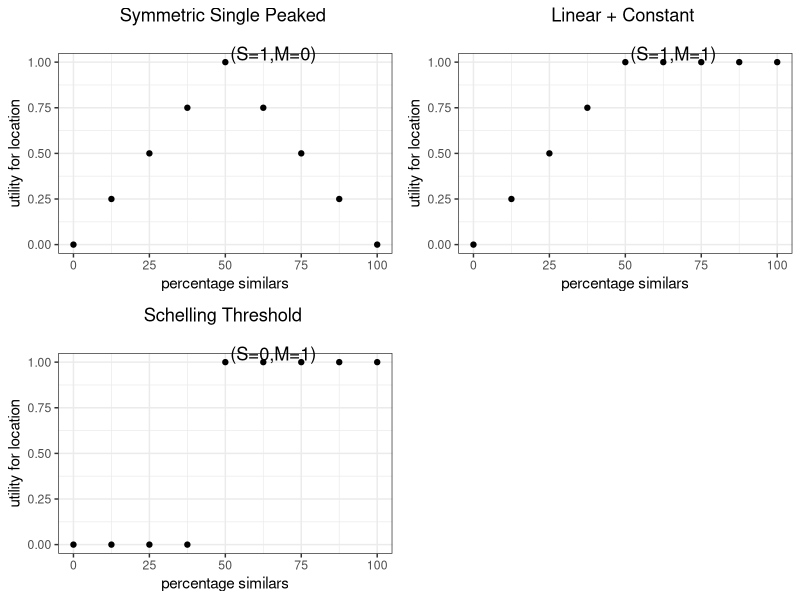
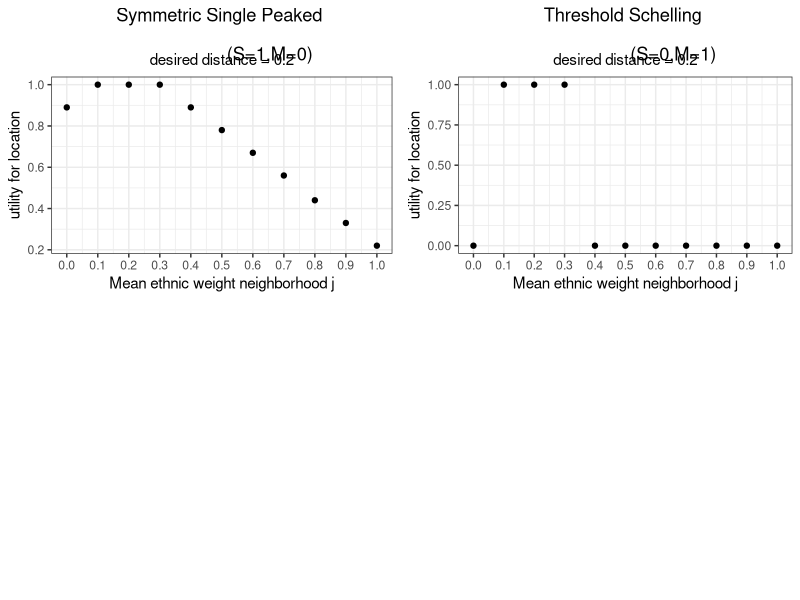
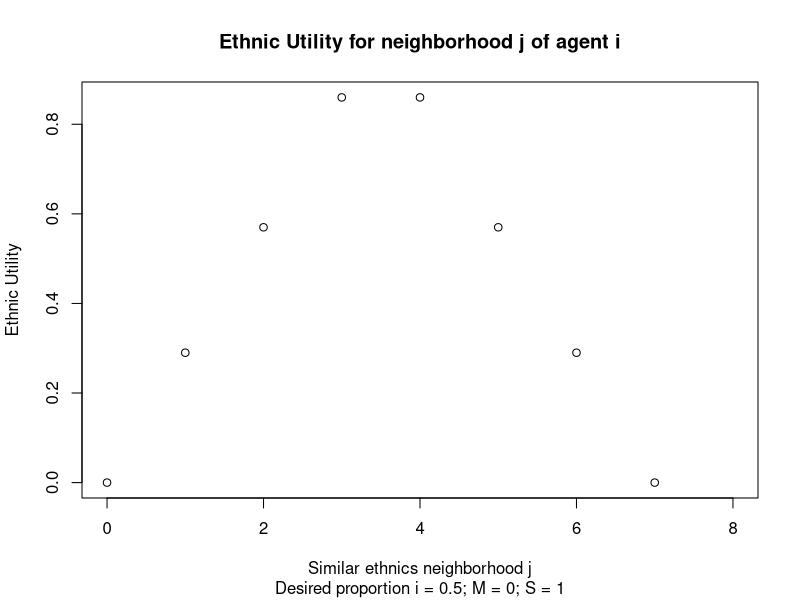
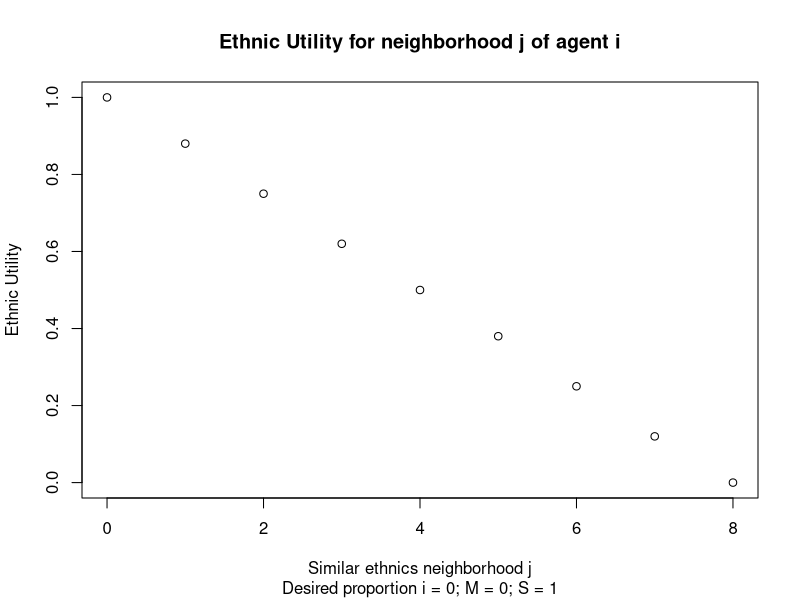
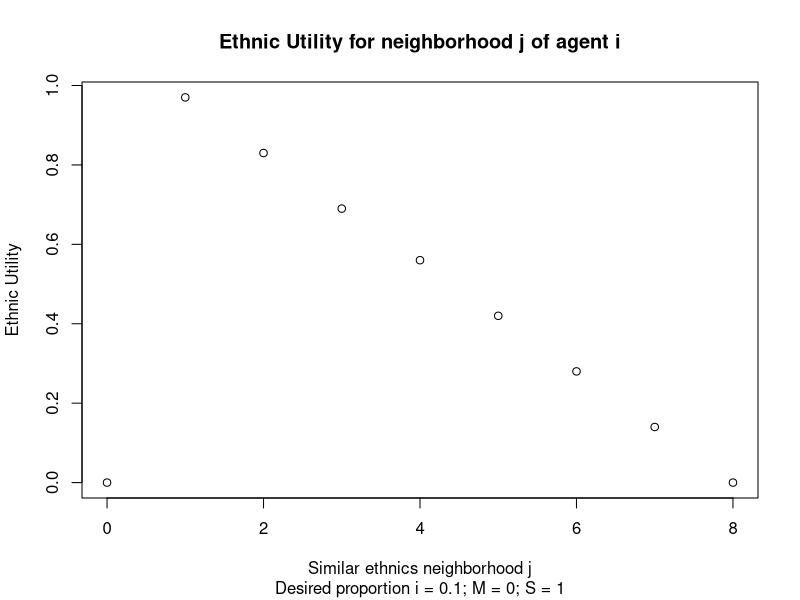
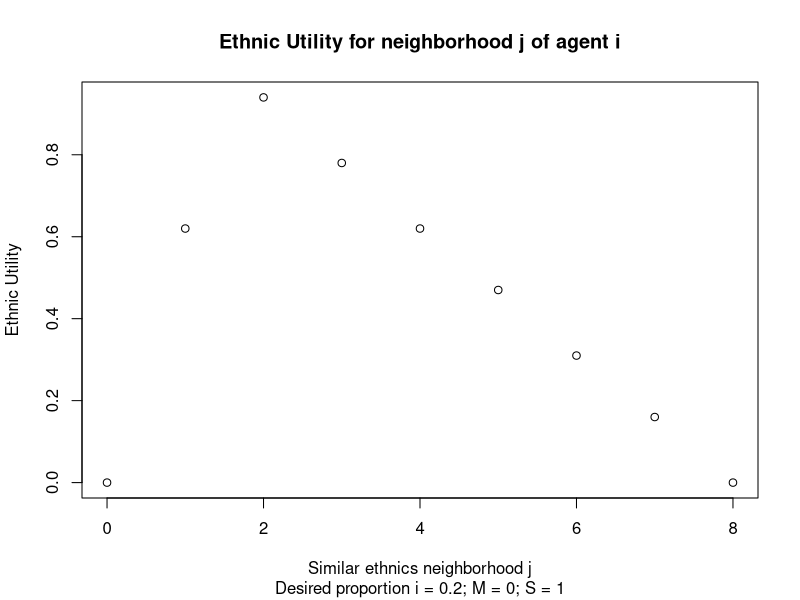
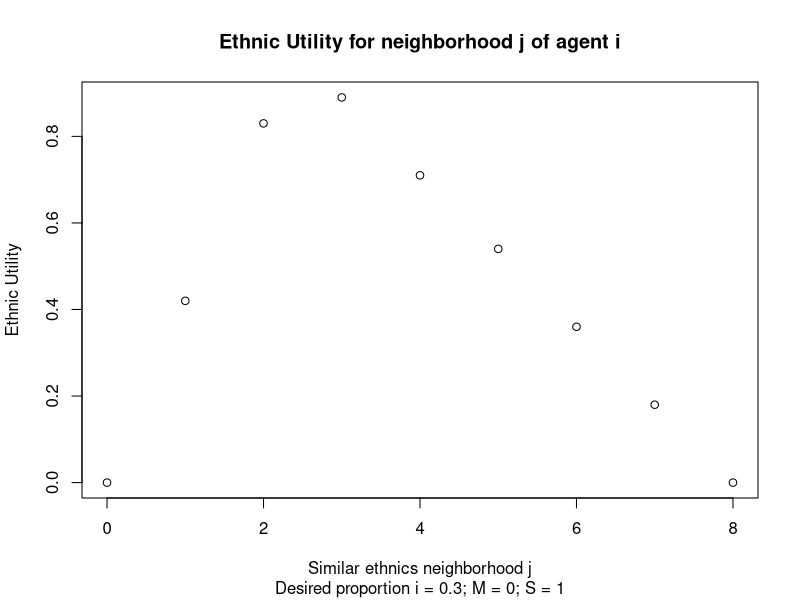
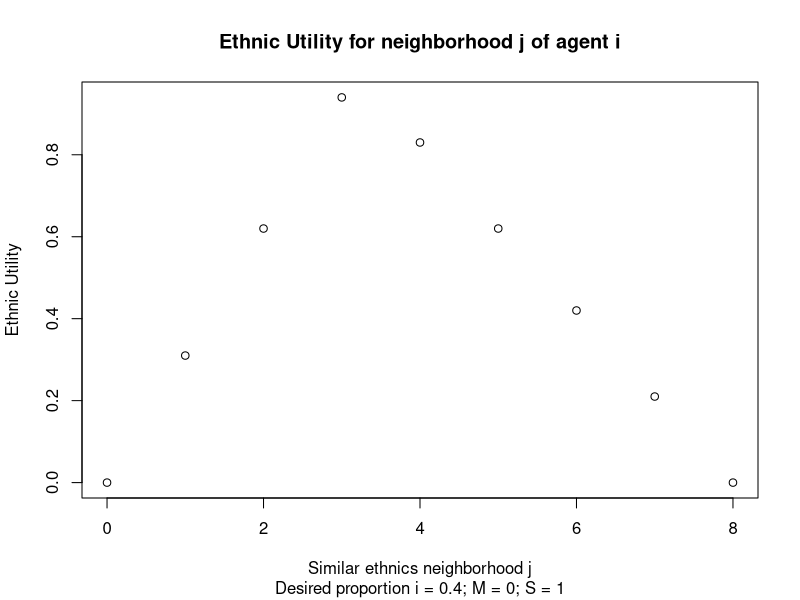

These charts were generated, in order, by the following R code:
## ---- chunk 1
knitr::opts_chunk$set(echo = TRUE, fig.lp="fig:")

library(Hmisc)
library(ggplot2)
library(gridExtra)
library(ggpubr)

# Here functions that are used.

# Calculation ethnic utility (for each option)
# i_e: ethnic threshold (ideal point)
# M: right-side decreasing slope
# x: number agents in neighborhood with same color
# n: total number agents in neighborhood
# S: left-side increasing slope
# Note: if (x > n){U <- NA} to show the case number of agents in neighborhood different from 8, so that utility is calculated based on this, although x-axis in graph has 8 points  (excluded from calculation)

f_eth <- function(i_e,M,x,n,S){
  if (x > n){
    U <- NA}else{
  if (x < round(n*i_e,digits = 2)){
   U <- (x / round((n*i_e),digits = 2)) * S
    }else if (x > round((n*i_e),digits = 2)){
      U <- M + ((1- (x/n))*(1-M))/(1-i_e)   
    }else{
        U <- 1}
  round(U,digits = 2)
    }
}

# Calculation value utility (for each option)

f_val <- function(e_w,ew_ng,M,i_v,S){
  if (round(abs(e_w-ew_ng), digits=2) <= i_v) {
    U <- 1
    }else{
      U <- (M + ((1-(round(abs(e_w-ew_ng), digits=2)))*(1-M))/(1-i_v)) * S
    }
  round(U,digits = 2)
}

# Probability (random utility with logistic regression) to relocate

prob <- function(d_u_e,d_u_v,e_w,par_v){round(1 / (1 + exp(-(e_w*10)*(d_u_e) + (-(v_w*10)*(d_u_v)))),digits= 2)}

# install.packages("tinytex", repos = "https://cloud.r-project.org" ) if debug needed?

## ---- chunk 2

# f2 <- function(p,M,x,n,S)

i_e = 0.5
M = 0
S = 1
n = 8

f0s <- f_eth(i_e,M,0,n,S)
f1s <- f_eth(i_e,M,1,n,S)
f2s <- f_eth(i_e,M,2,n,S)
f3s <- f_eth(i_e,M,3,n,S)
f4s <- f_eth(i_e,M,4,n,S)
f5s <- f_eth(i_e,M,5,n,S)
f6s <- f_eth(i_e,M,6,n,S)
f7s <- f_eth(i_e,M,7,n,S)
f8s <- f_eth(i_e,M,8,n,S)

i_e = 0.5
M = 1
S = 1
n = 8

f0c <- f_eth(i_e,M,0,n,S)
f1c <- f_eth(i_e,M,1,n,S)
f2c <- f_eth(i_e,M,2,n,S)
f3c <- f_eth(i_e,M,3,n,S)
f4c <- f_eth(i_e,M,4,n,S)
f5c <- f_eth(i_e,M,5,n,S)
f6c <- f_eth(i_e,M,6,n,S)
f7c <- f_eth(i_e,M,7,n,S)
f8c <- f_eth(i_e,M,8,n,S)


i_e = 0.5
M = 1
S = 0
n = 8

f0t <- f_eth(i_e,M,0,n,S)
f1t <- f_eth(i_e,M,1,n,S)
f2t <- f_eth(i_e,M,2,n,S)
f3t <- f_eth(i_e,M,3,n,S)
f4t <- f_eth(i_e,M,4,n,S)
f5t <- f_eth(i_e,M,5,n,S)
f6t <- f_eth(i_e,M,6,n,S)
f7t <- f_eth(i_e,M,7,n,S)
f8t <- f_eth(i_e,M,8,n,S)

Utility_S <- c(f0s,f1s,f2s,f3s,f4s,f5s,f6s,f7s,f8s)
Utility_C <- c(f0c,f1c,f2c,f3c,f4c,f5c,f6c,f7c,f8c)
Utility_T <- c(f0t,f1t,f2t,f3t,f4t,f5t,f6t,f7t,f8t)


# name_E <- paste0("Desired proportion i = ",i_e,"; M = ",M,"; S = ",S)
# plot(num_sim_col,Utility_T, xlab = "Similar ethnics neighborhood j", ylab = "Ethnic Utility",  main = "Ethnic Utility for neighborhood j of agent i",  sub = name_E)
# report_E <- paste0("M = ",M,"; S = ",S,"; Desired proportion i = ",i_e,"; Similar ethnics neighborhood j = ", seq(0, 8, by = 1), "; Utility ij = ", Utility_T)
# print(report_E)


# func_type <- c(rep("symmetric",9),rep("constant",9),rep("threshold",9))

x_graph <- rep(seq(0, 100, by = 12.5),3)
funct_symm <- c(rep("symmetric",9),rep("constant",9),rep("threshold",9))
utility_location <- c(Utility_S,Utility_C,Utility_T)

symmetric <- data.frame(x_graph[c(0:9)],utility_location[c(0:9)],funct_symm[c(0:9)])
constant <- data.frame(x_graph[c(10:18)],utility_location[c(10:18)],funct_symm[c(10:18)])
threshold <- data.frame(x_graph[c(19:27)],utility_location[c(19:27)],funct_symm[c(19:27)])

# symmetric
# constant
# threshold

symmetric_graph <- ggplot(symmetric,aes(x_graph[c(0:9)],utility_location[c(0:9)])) 
constant_graph <- ggplot(constant,aes(x_graph[c(10:18)],utility_location[c(10:18)])) 
threshold_graph <- ggplot(threshold,aes(x_graph[c(19:27)],utility_location[c(19:27)])) 

symmetric_plot <- symmetric_graph + geom_point() + theme_bw() + labs(x = "percentage similars",y = "utility for location") + ggtitle("Symmetric Single Peaked \n\r (S=1,M=0) ") + theme(plot.title = element_text(hjust = 0.5))
constant_plot <- constant_graph + geom_point() + theme_bw() + labs(x = "percentage similars",y = "utility for location") + ggtitle("Linear + Constant \n\r (S=1,M=1)") + theme(plot.title = element_text(hjust = 0.5))
threshold_plot <- threshold_graph + geom_point() + theme_bw() + labs(x = "percentage similars",y = "utility for location") + ggtitle("Schelling Threshold \n\r (S=0,M=1) ") + theme(plot.title = element_text(hjust = 0.5)) 

suppressWarnings(
grid.arrange(symmetric_plot, constant_plot,threshold_plot, ncol= 2,nrow = 2)
)



## ---- chunk 3

# f_val <- function(e_w,ew_ng,M,i_v,S)

e_w <- 0.2
e_w_ng <- seq(0.0,1.0, by = 0.1)
i_v <- 0.1
S <- 1
M <- 0

fvf0p  <- f_val(e_w,0,M,i_v,S)
fvf1p  <- f_val(e_w,0.1,M,i_v,S)
fvf2p   <- f_val(e_w,0.2,M,i_v,S)
fvf3p   <- f_val(e_w,0.3,M,i_v,S)
fvf4p   <- f_val(e_w,0.4,M,i_v,S)
fvf5p   <- f_val(e_w,0.5,M,i_v,S)
fvf6p   <- f_val(e_w,0.6,M,i_v,S)
fvf7p   <- f_val(e_w,0.7,M,i_v,S)
fvf8p   <- f_val(e_w,0.8,M,i_v,S)
fvf9p  <- f_val(e_w,0.9,M,i_v,S)
fvf10p  <- f_val(e_w,1.0,M,i_v,S)

e_w <- 0.2
e_w_ng <- seq(0.0,1.0, by = 0.1)
i_v <- 0.1
S <- 0
M <- 1


fvf0t <- f_val(e_w,0,M,i_v,S)
fvf1t  <- f_val(e_w,0.1,M,i_v,S)
fvf2t   <- f_val(e_w,0.2,M,i_v,S)
fvf3t   <- f_val(e_w,0.3,M,i_v,S)
fvf4t   <- f_val(e_w,0.4,M,i_v,S)
fvf5t   <- f_val(e_w,0.5,M,i_v,S)
fvf6t  <- f_val(e_w,0.6,M,i_v,S)
fvf7t   <- f_val(e_w,0.7,M,i_v,S)
fvf8t   <- f_val(e_w,0.8,M,i_v,S)
fvf9t  <- f_val(e_w,0.9,M,i_v,S)
fvf10t  <- f_val(e_w,1.0,M,i_v,S)


x_graph_val <- seq(0.0,1.0, by = 0.1) #rep(seq(0.0,1.0, by = 0.1),2)
uti_val_pf <- c(fvf0p,fvf1p,fvf2p,fvf3p,fvf4p,fvf5p,fvf6p,fvf7p,fvf8p,fvf9p,fvf10p)
uti_val_th <- c(fvf0t,fvf1t,fvf2t,fvf3t,fvf4t,fvf5t,fvf6t,fvf7t,fvf8t,fvf9t,fvf10t)

symm_val <- data.frame(x_graph_val,uti_val_pf)
threshold_val <- data.frame(x_graph_val,uti_val_th)

# funct_symm_v <- c(rep("symmetric",9),rep("threshold",9))
  
symm_val_graph <- ggplot(symm_val,aes(x_graph_val,uti_val_pf))
thres_val_graph <- ggplot(threshold_val,aes(x_graph_val,uti_val_th))

symm_val_plot <- symm_val_graph + geom_point() + theme_bw() + labs(x = "Mean ethnic weight neighborhood j",y = "utility for location") + ggtitle(label = "Symmetric Single Peaked \n\r (S=1,M=0) ",subtitle = "desired distance = 0.2") + theme(plot.title = element_text(hjust = 0.5), plot.subtitle = element_text(hjust = 0.5))  + scale_x_continuous(breaks = seq(0.0,1.0,by = 0.1))

thres_val_plot <- thres_val_graph + geom_point() + theme_bw() + labs(x = "Mean ethnic weight neighborhood j",y = "utility for location") + ggtitle(label = "Threshold Schelling \n\r (S=0,M=1) ",subtitle = "desired distance = 0.2") + theme(plot.title = element_text(hjust = 0.5), plot.subtitle = element_text(hjust = 0.5))  + scale_x_continuous(breaks = seq(0.0,1.0,by = 0.1))

# symm_val_plot
# thres_val_plot


suppressWarnings(
grid.arrange(symm_val_plot, thres_val_plot, ncol= 2,nrow = 2)
)


## ---- chunk 4


# f2 <- function(p,M,x,n,S)

i_e = 0.5
M = 0
S = 1
n = 7

f0m <- f_eth(i_e,M,0,n,S)
f1m <- f_eth(i_e,M,1,n,S)
f2m <- f_eth(i_e,M,2,n,S)
f3m <- f_eth(i_e,M,3,n,S)
f4m <- f_eth(i_e,M,4,n,S)
f5m <- f_eth(i_e,M,5,n,S)
f6m <- f_eth(i_e,M,6,n,S)
f7m <- f_eth(i_e,M,7,n,S)
f8m <- f_eth(i_e,M,8,n,S)

num_sim_col <- seq(0, 8, by = 1)
Utility_E <- c(f0m,f1m,f2m,f3m,f4m,f5m,f6m,f7m,f8m)
name_E <- paste0("Desired proportion i = ",i_e,"; M = ",M,"; S = ",S)

plot(num_sim_col,Utility_E, xlab = "Similar ethnics neighborhood j", ylab = "Ethnic Utility",  main = "Ethnic Utility for neighborhood j of agent i",  sub = name_E)

report_E <- paste0("M = ",M,"; S = ",S,"; Desired proportion i = ",i_e,"; Similar ethnics neighborhood j = ", seq(0, 8, by = 1), "; Utility ij = ", Utility_E)

print(report_E)

## ---- chunk 5


# f2 <- function(p,M,x,n,S)

#i_e = 0.5
M = 0
S = 1
n = 8

for (i_e in seq (0.0,1.0, by = 0.1)){
  
f0m <- f_eth(i_e,M,0,n,S)
f1m <- f_eth(i_e,M,1,n,S)
f2m <- f_eth(i_e,M,2,n,S)
f3m <- f_eth(i_e,M,3,n,S)
f4m <- f_eth(i_e,M,4,n,S)
f5m <- f_eth(i_e,M,5,n,S)
f6m <- f_eth(i_e,M,6,n,S)
f7m <- f_eth(i_e,M,7,n,S)
f8m <- f_eth(i_e,M,8,n,S)

num_sim_col <- seq(0, 8, by = 1)
Utility_E <- c(f0m,f1m,f2m,f3m,f4m,f5m,f6m,f7m,f8m)
name_E <- paste0("Desired proportion i = ",i_e,"; M = ",M,"; S = ",S)

plot(num_sim_col,Utility_E, xlab = "Similar ethnics neighborhood j", ylab = "Ethnic Utility",  main = "Ethnic Utility for neighborhood j of agent i",  sub = name_E)

report_E <- paste0("M = ",M,"; S = ",S,"; Desired proportion i = ",i_e,"; Similar ethnics neighborhood j = ", seq(0, 8, by = 1), "; Utility ij = ", Utility_E)

print(report_E)

}
## ---- chunk 6

i_v <- 0.2
S  <- 0
M <- 1

for (e_w in seq (0.0,1.0, by = 0.1)){

fv0d2 <- f_val(e_w,0,M,i_v,S)
fv1d2 <- f_val(e_w,0.1,M,i_v,S)
fv2d2 <- f_val(e_w,0.2,M,i_v,S)
fv3d2 <- f_val(e_w,0.3,M,i_v,S)
fv4d2 <- f_val(e_w,0.4,M,i_v,S)
fv5d2 <- f_val(e_w,0.5,M,i_v,S)
fv6d2 <- f_val(e_w,0.6,M,i_v,S)
fv7d2 <- f_val(e_w,0.7,M,i_v,S)
fv8d2 <- f_val(e_w,0.8,M,i_v,S)
fv9d2 <- f_val(e_w,0.9,M,i_v,S)
fv10d2 <- f_val(e_w,1.0,M,i_v,S)

value_mean_neighborhood <- seq(0.0, 1.0, by = 0.1)
Utility_V <- c(fv0d2,fv1d2,fv2d2,fv3d2,fv4d2,fv5d2,fv6d2,fv7d2,fv8d2,fv9d2,fv10d2)
name_V <- paste0("Ethnic weight i = ", e_w,"; desired distance i = ",i_v,"; M = ",M,"; S = ",S)

plot(value_mean_neighborhood,Utility_V, xlab = "Mean ethnic weight neighborhood j", ylab = "Value Utility neighborhood j",  main = "Value Utility for neighborhood j of agent i",  sub = name_V)

report_v <- paste0(name_V,"; Mean ethnic weight j = ", seq(0.0, 1.0, by = 0.1), "; Utility ij = ", Utility_V)

print(report_v)

}

## ---- chunk 7

for (d_u_e in seq (-1.0,1.0, by = 0.1)){
  
e_w <- 1
v_w <- 1-e_w

# d_u_e <- -1

dis_0   <- prob(d_u_e,0.0,e_w,v_w)
dis_0.1 <- prob(d_u_e,0.1,e_w,v_w)
dis_0.2 <- prob(d_u_e,0.2,e_w,v_w)
dis_0.3 <- prob(d_u_e,0.3,e_w,v_w)
dis_0.4 <- prob(d_u_e,0.4,e_w,v_w)
dis_0.5 <- prob(d_u_e,0.5,e_w,v_w)
dis_0.6 <- prob(d_u_e,0.6,e_w,v_w)
dis_0.7 <- prob(d_u_e,0.7,e_w,v_w)
dis_0.8 <- prob(d_u_e,0.8,e_w,v_w)
dis_0.9 <- prob(d_u_e,0.9,e_w,v_w)
dis_1   <- prob(d_u_e,1.0,e_w,v_w)
dis_0.1neg <- prob(d_u_e,-0.1,e_w,v_w)
dis_0.2neg <- prob(d_u_e,-0.2,e_w,v_w)
dis_0.3neg <- prob(d_u_e,-0.3,e_w,v_w)
dis_0.4neg <- prob(d_u_e,-0.4,e_w,v_w)
dis_0.5neg <- prob(d_u_e,-0.5,e_w,v_w)
dis_0.6neg <- prob(d_u_e,-0.6,e_w,v_w)
dis_0.7neg <- prob(d_u_e,-0.7,e_w,v_w)
dis_0.8neg <- prob(d_u_e,-0.8,e_w,v_w)
dis_0.9neg <- prob(d_u_e,-0.9,e_w,v_w)
dis_1neg   <- prob(d_u_e,-1.0,e_w,v_w)
  
  value_difference <- seq(-1.0,1.0, by = 0.1)
  prob_relocation <- seq(0.0, 1.0,  by = 0.1)
  
  prob_choice <- c(dis_1neg,dis_0.9neg,dis_0.8neg,dis_0.7neg,dis_0.6neg,dis_0.5neg,dis_0.4neg,dis_0.3neg,dis_0.2neg,dis_0.1neg,dis_0,dis_0.1,dis_0.2,dis_0.3,dis_0.4,dis_0.5,dis_0.6,dis_0.7,dis_0.8,dis_0.9,dis_1)
  
  name_diff <- paste0("Note: "," Ethnic parameter = ", e_w*10," ;"," Value parameter = ", v_w*10, 
                      "\r\n Utility Difference -1 = MIN Utility Alternative, 1 = MAX Utility Alternative")
  
  name_diff_title <-paste0("Probability to move to alternative","\r\n Difference Ethnic Utility (Alternative - Current) = ", d_u_e)
  
plot(value_difference,prob_choice, xlab = "x-axis: Difference Value Utility (Alternative - Current) \r\n",ylab = "probability", main = name_diff_title, sub = name_diff,ylim = c(0,1), yaxt = 'n')
axis(2,at=seq(0.0, 1.0, by = 0.25))

}


## ---- chunk 8

prob <- function(d_u_e,d_u_v,par_e,par_v){round(1 / (1 + exp(-par_e*(d_u_e) + (-par_v*(d_u_v)))),digits= 2)}

for (d_u_e in seq (-1.0,1.0, by = 0.1)){
  
par_e <- 10
par_v <- 10 - par_e

# d_u_e <- -1

  dis_0p   <- prob(d_u_e,0.0,par_e,par_v)
dis_0.1p <- prob(d_u_e,0.1,par_e,par_v)
dis_0.2p <- prob(d_u_e,0.2,par_e,par_v)
dis_0.3p <- prob(d_u_e,0.3,par_e,par_v)
dis_0.4p <- prob(d_u_e,0.4,par_e,par_v)
dis_0.5p <- prob(d_u_e,0.5,par_e,par_v)
dis_0.6p <- prob(d_u_e,0.6,par_e,par_v)
dis_0.7p <- prob(d_u_e,0.7,par_e,par_v)
dis_0.8p <- prob(d_u_e,0.8,par_e,par_v)
dis_0.9p <- prob(d_u_e,0.9,par_e,par_v)
dis_1p  <- prob(d_u_e,1.0,par_e,par_v)
dis_0.1negp <- prob(d_u_e,-0.1,par_e,par_v)
dis_0.2negp <- prob(d_u_e,-0.2,par_e,par_v)
dis_0.3negp <- prob(d_u_e,-0.3,par_e,par_v)
dis_0.4negp <- prob(d_u_e,-0.4,par_e,par_v)
dis_0.5negp <- prob(d_u_e,-0.5,par_e,par_v)
dis_0.6negp <- prob(d_u_e,-0.6,par_e,par_v)
dis_0.7negp <- prob(d_u_e,-0.7,par_e,par_v)
dis_0.8negp <- prob(d_u_e,-0.8,par_e,par_v)
dis_0.9negp <- prob(d_u_e,-0.9,par_e,par_v)
dis_1negp   <- prob(d_u_e,-1.0,par_e,par_v)
  
  value_difference <- seq(-1.0,1.0, by = 0.1)
  prob_relocation <- seq(0.0, 1.0,  by = 0.1)
  
  prob_choicep <- c(dis_1negp,dis_0.9negp,dis_0.8negp,dis_0.7negp,dis_0.6negp,dis_0.5negp,dis_0.4negp,dis_0.3negp,dis_0.2negp,dis_0.1negp,dis_0p,dis_0.1p,dis_0.2p,dis_0.3p,dis_0.4p,dis_0.5p,dis_0.6p,dis_0.7p,dis_0.8p,dis_0.9p,dis_1p)
  
  name_diff <- paste0("Note: "," Ethnic parameter = ", par_e," ;"," Value parameter = ", par_v, 
                      "\r\n Utility Difference -1 = MIN Utility Alternative, 1 = MAX Utility Alternative")
  
  name_diff_title <-paste0("Probability to move to alternative","\r\n Difference Ethnic Utility (Alternative - Current) = ", d_u_e)
  
plot(value_difference,prob_choicep, xlab = "x-axis: Difference Value Utility (Alternative - Current) \r\n",ylab = "probability", main = name_diff_title, sub = name_diff,ylim = c(0,1), yaxt = 'n')
axis(2,at=seq(0.0, 1.0, by = 0.25))

}


## ---- chunk 9

# f0t6 <- f(0.5,0.6,0,6)
# f1t6 <- f(0.5,0.6,1,6)
# f2t6<- f(0.5,0.6,2,6)
# f3t6 <- f(0.5,0.6,3,6)
# f4t6 <- f(0.5,0.6,4,6)
# f5t6 <- f(0.5,0.6,5,6)
# f6t6 <- f(0.5,0.6,6,6)

# utilityt6 <- c(f0t6,f1t6,f2t6,f3t6,f4t6,f5t6,f6t6)
# concentrationt6 <- c(0:6)


# print(utilityt8)
# plot(concentrationt6,utilityt6)

## ---- chunk 10



# f0m <- f(0.5,1,0,8)
# f1m <- f(0.5,1,1,8)
# f2m <- f(0.5,1,2,8)
# f3m <- f(0.5,1,3,8)
# f4m <- f(0.5,1,4,8)
# f5m <- f(0.5,1,5,8)
# f6m <- f(0.5,1,6,8)
# f7m <- f(0.5,1,7,8)
# f8m <- f(0.5,1,8,8)

# utility_Moore <- c(f0m,f1m,f2m,f3m,f4m,f5m,f6m,f7m,f8m)
# concentrationm <- c(0:8)


# print(utilitym)
# plot(concentrationm,utility_Moore)
## ---- chunk 11



# f0m <- f(0.5,0,0,8)
# f1m <- f(0.5,0,1,8)
# f2m <- f(0.5,0,2,8)
# f3m <- f(0.5,0,3,8)
# f4m <- f(0.5,0,4,8)
# f5m <- f(0.5,0,5,8)
# f6m <- f(0.5,0,6,8)
# f7m <- f(0.5,0,7,8)
# f8m <- f(0.5,0,8,8)

# utility_Moore <- c(f0m,f1m,f2m,f3m,f4m,f5m,f6m,f7m,f8m)
# concentrationm <- c(0:8)


# print(utilitym)
# plot(concentrationm,utility_Moore)
## ---- chunk 12


x_graph_overlap <- rep(seq(0, 100, by = 12.5),4)

S_0 <- c(0,0,0,0,0,NA,NA,NA,NA)
M_1 <- c(NA,NA,NA,NA,1,1,1,1,1)
S_1 <- c(0,0.25,0.5,0.75,1,NA,NA,NA,NA)
M_0 <- c(NA,NA,NA,NA,1,0.75,0.5,0.25,0)

funct_overlap <- c(rep("S = 0",9),rep("M = 1",9),rep("S = 1",9),rep("M = 0",9))
utility_overlap <- c(S_0,M_1,S_1,M_0)

overlap <- data.frame(x_graph_overlap,utility_overlap,funct_overlap)


# overlap

graph_overlap <- ggplot(overlap,aes(x_graph_overlap,utility_overlap))

suppressWarnings(print(
graph_overlap + geom_line(aes(colour = funct_overlap)) + scale_color_manual(values = c("red","forestgreen","black","purple"),name = "Parameters Setting") + theme_bw() + labs(x = "percentage similars",y = "utility for location")
))
